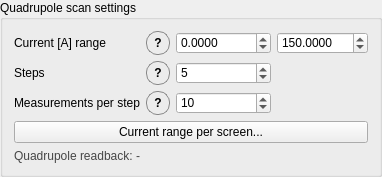
        <widget class="QGroupBox" name="scanGroup">
         <property name="styleSheet">
          <string notr="true">QGroupBox#scanGroup {
    background-color: rgb(245, 245, 245);
    border: 1px solid rgb(210, 210, 210);
    border-radius: 6px;
    margin-top: 8px;
    padding-top: 6px;
}
QGroupBox#scanGroup::title {
    subcontrol-origin: margin;
    left: 10px;
    padding: 0 4px 0 4px;
}</string>
         </property>
         <property name="title">
          <string>Quadrupole scan settings</string>
         </property>
         <layout class="QGridLayout" name="gridScan">
          <item row="0" column="2">
           <widget class="QDoubleSpinBox" name="maximum_current">
            <property name="decimals">
             <number>4</number>
            </property>
            <property name="minimum">
             <double>-10.000000000000000</double>
            </property>
            <property name="maximum">
             <double>10000.000000000000000</double>
            </property>
            <property name="value">
             <double>150.000000000000000</double>
            </property>
           </widget>
          </item>
          <item row="0" column="1">
           <widget class="QDoubleSpinBox" name="minimum_current">
            <property name="decimals">
             <number>4</number>
            </property>
            <property name="minimum">
             <double>-10000.000000000000000</double>
            </property>
            <property name="maximum">
             <double>10000.000000000000000</double>
            </property>
            <property name="value">
             <double>0.000000000000000</double>
            </property>
           </widget>
          </item>
          <item row="0" column="0">
           <layout class="QHBoxLayout" name="deltaMinLabelHBox">
            <item>
             <widget class="QLabel" name="label">
              <property name="text">
               <string>Current [A] range</string>
              </property>
             </widget>
            </item>
            <item>
             <widget class="QToolButton" name="delta_min_info_button">
              <property name="minimumSize">
               <size>
                <width>24</width>
                <height>24</height>
               </size>
              </property>
              <property name="maximumSize">
               <size>
                <width>24</width>
                <height>24</height>
               </size>
              </property>
              <property name="cursor">
               <cursorShape>PointingHandCursor</cursorShape>
              </property>
              <property name="toolTip">
               <string>&lt;html&gt;&lt;head/&gt;&lt;body&gt;&lt;p&gt;Range of quadrupole current for a quadrupole scan. &lt;/p&gt;&lt;p&gt;The tool picks uniformly number of steps between minimum and maximum current.&lt;/p&gt;&lt;/body&gt;&lt;/html&gt;</string>
              </property>
              <property name="styleSheet">
               <string notr="true">QToolButton#delta_min_info_button {
    border: 1px solid #888;
    border-radius: 11px;
    min-width: 22px;
    max-width: 22px;
    min-height: 22px;
    max-height: 22px;
    padding: 0px;
    font-weight: bold;
}
QToolButton#delta_min_info_button:hover {
    background-color: #e6e6e6;
}</string>
              </property>
              <property name="text">
               <string>?</string>
              </property>
              <property name="toolButtonStyle">
               <enum>Qt::ToolButtonTextOnly</enum>
              </property>
              <property name="autoRaise">
               <bool>false</bool>
              </property>
             </widget>
            </item>
           </layout>
          </item>
          <item row="1" column="0">
           <layout class="QHBoxLayout" name="horizontalLayout_2">
            <item>
             <widget class="QLabel" name="steps_label">
              <property name="text">
               <string>Steps</string>
              </property>
             </widget>
            </item>
            <item>
             <widget class="QToolButton" name="steps_toolbutton">
              <property name="toolTip">
               <string>&lt;html&gt;&lt;head/&gt;&lt;body&gt;&lt;p&gt;Number of quadrupole scan steps between the minimum and the maximum current.&lt;br/&gt;Set to 0 to run conventional multi-screen emittance measurement without scanning the quadrupole. &lt;/p&gt;&lt;p&gt;Steps == 0 can also be used to gather data from the screens.&lt;/p&gt;&lt;/body&gt;&lt;/html&gt;</string>
              </property>
              <property name="styleSheet">
               <string notr="true">QToolButton#steps_toolbutton {
    border: 1px solid #888;
    border-radius: 11px;
    min-width: 22px;
    max-width: 22px;
    min-height: 22px;
    max-height: 22px;
    padding: 0px;
    font-weight: bold;
}
QToolButton#steps_toolbutton:hover {
    background-color: #e6e6e6;
}</string>
              </property>
              <property name="text">
               <string>?</string>
              </property>
             </widget>
            </item>
           </layout>
          </item>
          <item row="2" column="0">
           <layout class="QHBoxLayout" name="horizontalLayout_3">
            <item>
             <widget class="QLabel" name="nshots_label">
              <property name="text">
               <string>Measurements per step</string>
              </property>
             </widget>
            </item>
            <item>
             <widget class="QToolButton" name="nshots_toolbutton">
              <property name="toolTip">
               <string>&lt;html&gt;&lt;head/&gt;&lt;body&gt;&lt;p&gt;Number of beam size measurements acquired at each quadrupole setting.&lt;br/&gt;The displayed beam size is the average of all measurements. &lt;/p&gt;&lt;p&gt;&lt;br/&gt;&lt;/p&gt;&lt;/body&gt;&lt;/html&gt;</string>
              </property>
              <property name="styleSheet">
               <string notr="true">QToolButton#nshots_toolbutton {
    border: 1px solid #888;
    border-radius: 11px;
    min-width: 22px;
    max-width: 22px;
    min-height: 22px;
    max-height: 22px;
    padding: 0px;
    font-weight: bold;
}
QToolButton#nshots_toolbutton:hover {
    background-color: #e6e6e6;
}</string>
              </property>
              <property name="text">
               <string>?</string>
              </property>
             </widget>
            </item>
           </layout>
          </item>
          <item row="1" column="1">
           <widget class="QSpinBox" name="steps_settings">
            <property name="minimum">
             <number>0</number>
            </property>
            <property name="maximum">
             <number>100</number>
            </property>
            <property name="value">
             <number>5</number>
            </property>
           </widget>
          </item>
          <item row="3" column="0" colspan="3">
           <widget class="QPushButton" name="per_screen_ranges_button">
            <property name="toolTip">
             <string>&lt;html&gt;&lt;head/&gt;&lt;body&gt;&lt;p&gt;Set a separate quadrupole current range for each selected screen.&lt;/p&gt;&lt;p&gt;Screens that are not given their own range use the range above.&lt;/p&gt;&lt;/body&gt;&lt;/html&gt;</string>
            </property>
            <property name="text">
             <string>Current range per screen...</string>
            </property>
           </widget>
          </item>
          <item row="4" column="0" colspan="3">
           <widget class="QLabel" name="quad_readback_label">
            <property name="styleSheet">
             <string notr="true">color: rgb(70, 70, 70);</string>
            </property>
            <property name="text">
             <string>Quadrupole readback: -</string>
            </property>
            <property name="wordWrap">
             <bool>true</bool>
            </property>
           </widget>
          </item>
          <item row="2" column="1">
           <widget class="QSpinBox" name="meas_per_step">
            <property name="minimum">
             <number>2</number>
            </property>
            <property name="maximum">
             <number>200</number>
            </property>
            <property name="value">
             <number>10</number>
            </property>
           </widget>
          </item>
         </layout>
        </widget>
